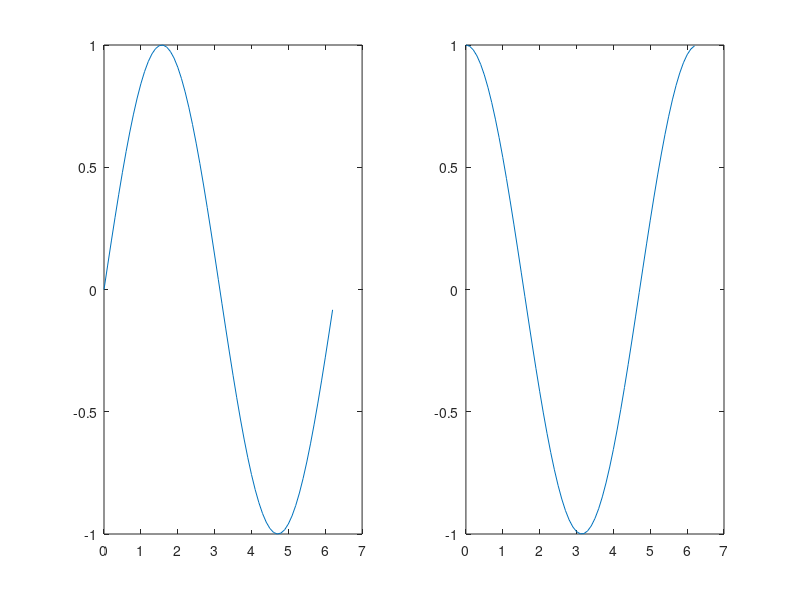
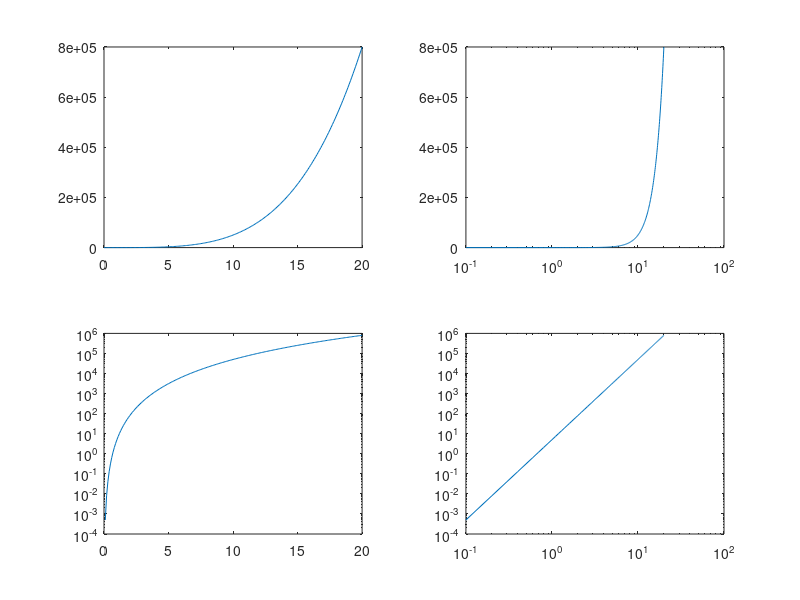
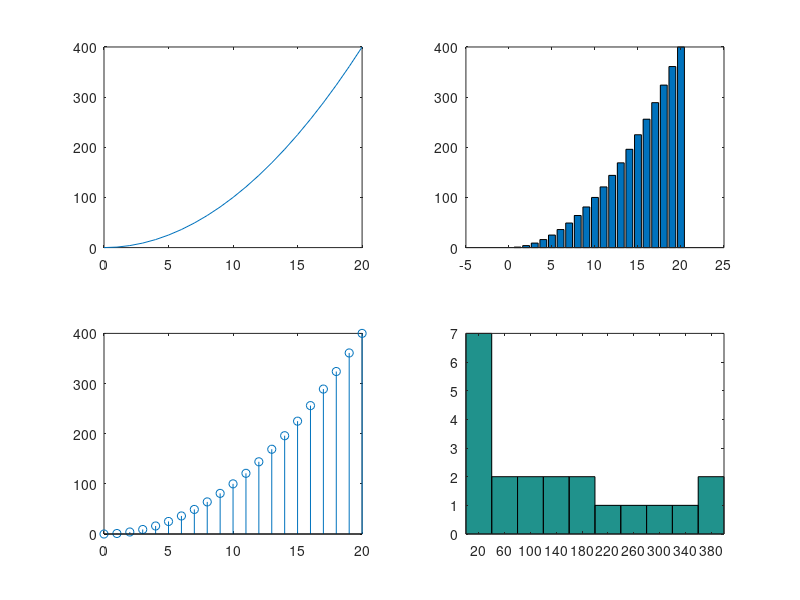
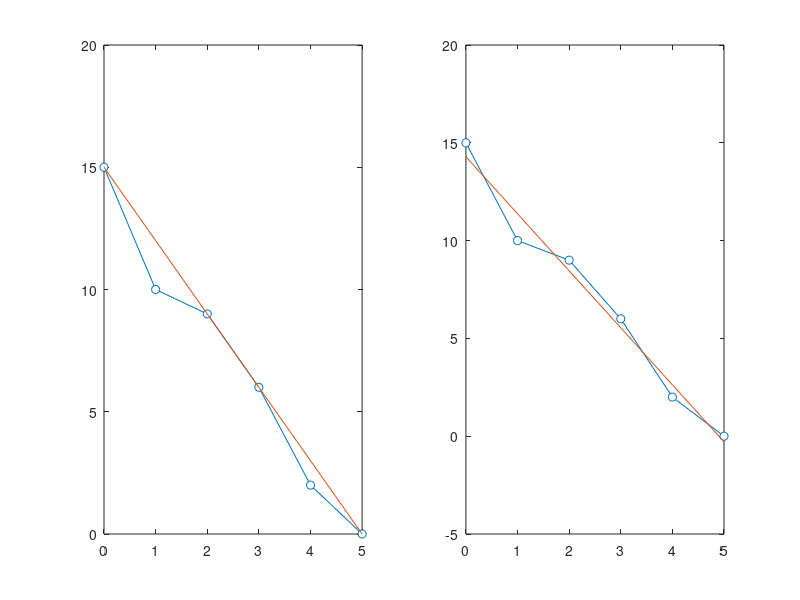

The MATLAB source for these figures, in order: (Note: this script raises an error after producing the figures.)
%% Subplots
%subplot(m,n,p) 
%divides the graphing window into a grid
%m = rows
%n = columns
%p = location within figure window
%(positions are counted from left to right along each row)

x = 0:0.1:2*pi;
figure(1)
subplot(1,2,1)
plot(x, sin(x))
subplot(1,2,2)
plot(x, cos(x))

%% Logarithmic Plots
%Examples
%semilogx(x,y)
%semilogy(x,y)
%loglog(x,y)

x=0:0.1:20;
y=5.*x.^4;
figure(2)
subplot(2,2,1)
plot(x,y)
subplot(2,2,2)
semilogx(x,y)
subplot(2,2,3)
semilogy(x,y)
subplot(2,2,4)
loglog(x,y)

%% Other Plot Types using Subplots
x=0:1:20;
y=x.^2;
figure(3)
subplot(2,2,1)
plot(x,y)
subplot(2,2,2)
bar(x,y)
subplot(2,2,3)
stem(x,y)
subplot(2,2,4)
hist(y)

%% Linear Regression by Hand
x = 0:5;
y = [15,10,9,6,2,0];
m = (y(6)-y(1))./(x(6)-x(1))
b = 15; %(note point(0,15))
y_hand = m .*x + b
SSE_hand = sum((y-y_hand).^2)

% Linear Regression Using Polyfit() Function 

coeffs = polyfit(x,y,1)
y_LR = coeffs(1).*x + coeffs(2)
SSE_LR = sum((y-y_LR).^2)

%% Try This
figure(4)
x = 0:1:5;
y = [15,10,9,6,2,0];
subplot(1,2,1)
plot(x,y,'Marker','o','MarkerFaceColor','white')
hold on
plot(x,y_hand)
hold off

coeffs = polyfit(x,y,1)
y_LR = coeffs(1).*x + coeffs(2)
SSE_LR = sum((y-y_LR).^2)
subplot(1,2,2);
plot(x,y,'Marker','o','MarkerFaceColor','white')
hold on
plot(x,y_LR)
hold off

%% polyval() Function
coeffs = polyfit(x,y,1)
y_fit = polyval(coeffs,x)
figure(5)
plot(x,y_LR,'o','DisplayName','y_L_R');
hold on
plot(x,y_fit,'r','DisplayName','y_f_i_t');
legend show

%% your turn 
x = -5:1:4
y = [-506.6, -262.88, -99.43, -36.78, 6.2, 7.1, 16.6, 51, 183, 427.97]

coeffs = polyfit(x,y,3)
%y_LR = coeffs(1).*x + coeffs(2)
SSE_LR = sum((y-y_LR).^2)
y_LR = polyval(coeffs,x,3)

plot(x,y,'o')
hold on
plot(x,y_LR)
hold off






